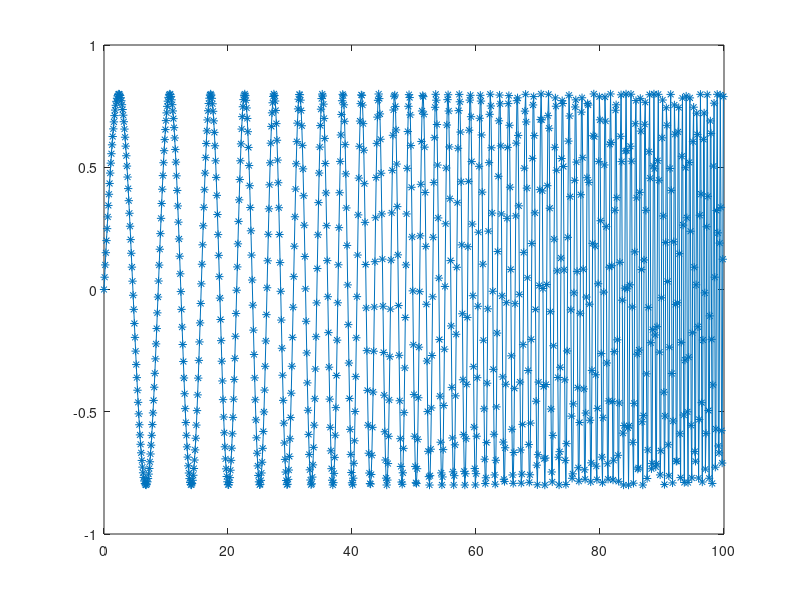

Reproduce this figure in MATLAB.
a = 1/10;
b = 1;
start = 0;
slut = 100;
fs = b*10;
t = 0:1/fs:100;
y = 0.79*chirp(t, a, t(end), b,'logarithmic');
plot(t, y, '*-');
%%
fs = 10; % sample rate
f1 = 1/10; % start freq
f2 = 2; % end freq
T = 100; %second run time 
 
w1=2*pi*f1;
w2=2*pi*f2;
t=0:1/fs:(T*fs-1)/fs;
K=T*w1/log(w2/w1);
L=T/log(w2/w1);
sweep=0.799760*sin(K.*(exp(t./L)-1)); %sweep data set
csvwrite('newFreqSweep100S10SAMPLEFREQ_ONETEENTHtoTWO.csv',sweep);
plot(t,sweep,'*-')
